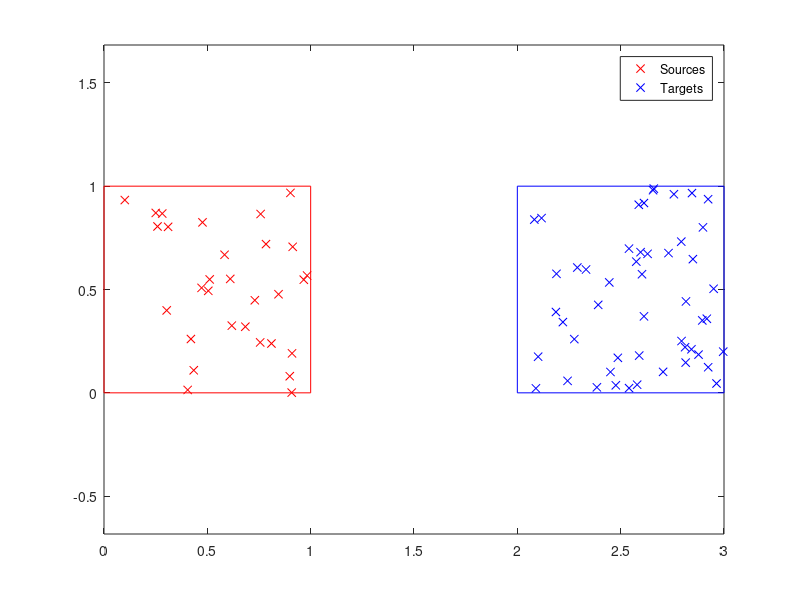
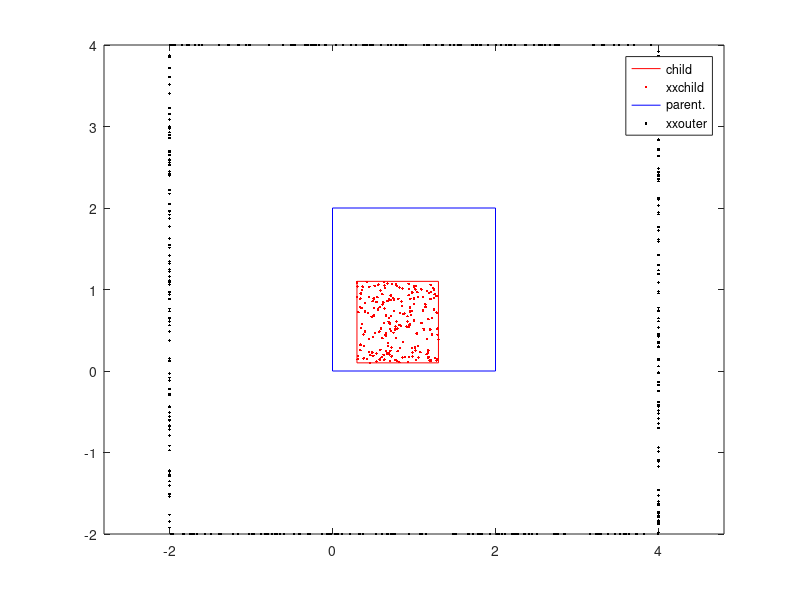

Write the MATLAB code that produced these figures, in order.
function main_T_ops_are_fun

rng('default')
rng(0)

nsrc  = 30;   % Number of sources
ntrg  = 50;   % Number of targets
p_fmm = 20;   % Order of multipole expansion

% Set the geometry of the source and target boxes.
box_geom_src = [1,0.5,0.5];
box_geom_trg = [1,2.5,0.5];

% Set the source and target locations by randomly dumping points in the boxes.
xxsrc = [box_geom_src(2) + box_geom_src(1)*(rand(1,nsrc)-0.5);...
         box_geom_src(3) + box_geom_src(1)*(rand(1,nsrc)-0.5)];
xxtrg = [box_geom_trg(2) + box_geom_trg(1)*(rand(1,ntrg)-0.5);...
         box_geom_trg(3) + box_geom_trg(1)*(rand(1,ntrg)-0.5)];

% Compute the various operators.
A     = LOCAL_A_offd(xxtrg,xxsrc);
T_ofs = LOCAL_T_ofs(box_geom_src,p_fmm,xxsrc);
T_ifs = LOCAL_T_ifs(box_geom_trg,p_fmm,xxsrc);
T_ifo = LOCAL_T_ifo(box_geom_trg,box_geom_src,p_fmm);
T_tfi = LOCAL_T_tfi(xxtrg,box_geom_trg,p_fmm);
T_tfo = LOCAL_T_tfo(xxtrg,box_geom_src,p_fmm);

% Evaluate and print the errors.
fprintf(1,'p_fmm     = %3d                      ||ERR||           ||ERR||/||A||     max(max(abs(ERR)))\n',p_fmm)
ERR = A - real(T_tfo * T_ofs);
fprintf(1,'ERR = A - T_tfo *         T_ofs :    %12.5e      %12.5e      %12.5e\n',norm(ERR),norm(ERR)/norm(A),max(max(abs(ERR))))
ERR = A - real(T_tfi * T_ifo * T_ofs);
fprintf(1,'ERR = A - T_tfo *         T_ofs :    %12.5e      %12.5e      %12.5e\n',norm(ERR),norm(ERR)/norm(A),max(max(abs(ERR))))
ERR = A - real(T_tfi * T_ifs);
fprintf(1,'ERR = A - T_tfo *         T_ofs :    %12.5e      %12.5e      %12.5e\n',norm(ERR),norm(ERR)/norm(A),max(max(abs(ERR))))

% Set up a geometry for testing T_ofo and T_ifi.
box_geom_child = [1,0.8,0.6];
xx_child       = [box_geom_child(2) + box_geom_child(1)*(rand(1,200)-0.5);...
                box_geom_child(3) + box_geom_child(1)*(rand(1,200)-0.5)];
box_geom_parent = [2,  1,  1];
xx_outer_n   = [box_geom_parent(2) + 3.0*box_geom_parent(1)*(rand(1,100)-0.5);...
                box_geom_parent(3) + 1.5*box_geom_parent(1)*ones(1,100)];
xx_outer_s   = [box_geom_parent(2) + 3.0*box_geom_parent(1)*(rand(1,100)-0.5);...
                box_geom_parent(3) - 1.5*box_geom_parent(1)*ones(1,100)];
xx_outer_w   = [box_geom_parent(2) - 1.5*box_geom_parent(1)*ones(1,100);...
                box_geom_parent(3) + 3.0*box_geom_parent(1)*(rand(1,100)-0.5)];
xx_outer_e   = [box_geom_parent(2) + 1.5*box_geom_parent(1)*ones(1,100);...
                box_geom_parent(3) + 3.0*box_geom_parent(1)*(rand(1,100)-0.5)];
xx_outer     = [xx_outer_n,xx_outer_w,xx_outer_s,xx_outer_e];

fprintf(1,'Testing out-to-out and in-to-in.\n')
A     = LOCAL_A_offd(xx_outer,xx_child);
T_ofs = LOCAL_T_ofs(box_geom_child,p_fmm,xx_child);
T_ofo = LOCAL_T_ofo(box_geom_parent,box_geom_child,p_fmm);
T_tfo = LOCAL_T_tfo(xx_outer,box_geom_parent,p_fmm);
ERR = A - real(T_tfo * T_ofo * T_ofs);
fprintf(1,'ERR = A - T_tfo * T_ofo * T_ofs :    %12.5e      %12.5e      %12.5e\n',norm(ERR),norm(ERR)/norm(A),max(max(abs(ERR))))
A     = LOCAL_A_offd(xx_child,xx_outer);
T_ifs = LOCAL_T_ifs(box_geom_parent,p_fmm,xx_outer);
T_ifi = LOCAL_T_ifi(box_geom_child,box_geom_parent,p_fmm);
T_tfi = LOCAL_T_tfi(xx_child,box_geom_child,p_fmm);
ERR = A - real(T_tfi * T_ifi * T_ifs);
fprintf(1,'ERR = A - T_tfi * T_ifi * T_ifs :    %12.5e      %12.5e      %12.5e\n',norm(ERR),norm(ERR)/norm(A),max(max(abs(ERR))))

figure(1)
plot(xxsrc(1,:),xxsrc(2,:),'rx',...
     xxtrg(1,:),xxtrg(2,:),'bx',...
     box_geom_src(2) + box_geom_src(1)*[-0.5,0.5,0.5,-0.5,-0.5],...
     box_geom_src(3) + box_geom_src(1)*[-0.5,-0.5,0.5,0.5,-0.5],'r',...
     box_geom_trg(2) + box_geom_trg(1)*[-0.5,0.5,0.5,-0.5,-0.5],...
     box_geom_trg(3) + box_geom_trg(1)*[-0.5,-0.5,0.5,0.5,-0.5],'b')
legend('Sources','Targets')
axis equal
figure(2)
plot(box_geom_child(2) + box_geom_child(1)*[-0.5,0.5,0.5,-0.5,-0.5],...
     box_geom_child(3) + box_geom_child(1)*[-0.5,-0.5,0.5,0.5,-0.5],'-r',...
     xx_child(1,:),xx_child(2,:),'r.',...
     box_geom_parent(2) + box_geom_parent(1)*[-0.5,0.5,0.5,-0.5,-0.5],...
     box_geom_parent(3) + box_geom_parent(1)*[-0.5,-0.5,0.5,0.5,-0.5],'-b',...
     xx_outer(1,:),xx_outer(2,:),'k.')
legend('child','xxchild','parent.','xxouter')
axis equal

return

%%%%%%%%%%%%%%%%%%%%%%%%%%%%%%%%%%%%%%%%%%%%%%%%%%%%%%%%%%%%%%%%%%%%%%%%%%%

function T = LOCAL_T_ofs(box_geom_src,p_fmm,xxsrc)

nsrc = size(xxsrc,2);
dd   = ones(p_fmm,1)*((xxsrc(1,:)-box_geom_src(2)) + 1i*(xxsrc(2,:) - box_geom_src(3)));
PP   = ((1:p_fmm)')*ones(1,nsrc);
T    = [ ones(1,nsrc); -(1./PP).*(dd.^PP)];
  
return

%%%%%%%%%%%%%%%%%%%%%%%%%%%%%%%%%%%%%%%%%%%%%%%%%%%%%%%%%%%%%%%%%%%%%%%%%%%%%%%%%%%%%%%%%%%%%%%%%%%

function T = LOCAL_T_tfi(xxtrg,box_geom,p_fmm)

ntrg = size(xxtrg,2);
dd = ((xxtrg(1,:)-box_geom(2)) + 1i*(xxtrg(2,:) - box_geom(3))).' * ones(1,p_fmm);
PP = ones(ntrg,1)*(1:p_fmm);
T  = [ones(ntrg,1),dd.^PP];

return

%%%%%%%%%%%%%%%%%%%%%%%%%%%%%%%%%%%%%%%%%%%%%%%%%%%%%%%%%%%%%%%%%%%%%%%%%%%%%%%%%%%%%%%%%%%%%%%%%%%

function T = LOCAL_T_tfo(xxtrg,box_geom,p_fmm)

ntrg = size(xxtrg,2);
PP   = ones(ntrg,1)*(1:p_fmm);
dd   = ((xxtrg(1,:)-box_geom(2)) + 1i*(xxtrg(2,:)-box_geom(3))).';
T    = [log(dd), 1./((dd*ones(1,p_fmm)).^PP)];
  
return
%%%%%%%%%%%%%%%%%%%%%%%%%%%%%%%%%%%%%%%%%%%%%%%%%%%%%%%%%%%%%%%%%%%%%%%%%%%%%%%%%%%%%%%%%%%%%%%%%%%

function T = LOCAL_T_ifs(box_geom_trg,p_fmm,xxsrc)

nsrc = size(xxsrc,2);
dd   = (xxsrc(1,:) - box_geom_trg(2)) + 1i*(xxsrc(2,:)-box_geom_trg(3));
PP   = ((1:p_fmm)')*ones(1,nsrc);
T    = [log(-dd); -1./(PP.*((ones(p_fmm,1)*dd).^PP))];

return

%%%%%%%%%%%%%%%%%%%%%%%%%%%%%%%%%%%%%%%%%%%%%%%%%%%%%%%%%%%%%%%%%%%%%%%%%%%%%%%%%%%%%%%%%%%%%%%%%%%

function T = LOCAL_T_ofo(box_geom_parent,box_geom_child,p_fmm)

cparent1  = box_geom_parent(2);
cparent2  = box_geom_parent(3);

cchild1  = box_geom_child(2);
cchild2  = box_geom_child(3);

dd     = (cchild1-cparent1) + 1i*(cchild2-cparent2);

[jj,ii] = meshgrid(0:(p_fmm-1));
X       = tril(dd.^max(ii-jj,0));
Y       = LOCAL_binomial(ii,min(ii,jj));
i_vec   = (1:p_fmm)';
t_vec   = -(1./i_vec).*(dd.^i_vec);
T       = [1,     zeros(1,p_fmm);...
           t_vec, X.*Y];

return

%%%%%%%%%%%%%%%%%%%%%%%%%%%%%%%%%%%%%%%%%%%%%%%%%%%%%%%%%%%%%%%%%%%%%%%%%%%%%%%%%%%%%%%%%%%%%%%%%%%

function T = LOCAL_T_ifi(box_geom_child,box_geom_parent,p_fmm)

cparent1  = box_geom_parent(2);
cparent2  = box_geom_parent(3);

cchild1  = box_geom_child(2);
cchild2  = box_geom_child(3);

dd      = (cchild1-cparent1) + 1i*(cchild2-cparent2);
[jj,ii] = meshgrid(0:p_fmm);
X       = triu(dd.^max(jj-ii,0));
Y       = LOCAL_binomial(jj,min(ii,jj));
T       = X.*Y;

return

%%%%%%%%%%%%%%%%%%%%%%%%%%%%%%%%%%%%%%%%%%%%%%%%%%%%%%%%%%%%%%%%%%%%%%%%%%%%%%%%%%%%%%%%%%%%%%%%%%%

function T = LOCAL_T_ifo(box_geom_trg,box_geom_src,p_fmm)

ct1  = box_geom_trg(2);
ct2  = box_geom_trg(3);

cs1  = box_geom_src(2);
cs2  = box_geom_src(3);

T    = ones(p_fmm+1,p_fmm+1);
dd   = (cs1-ct1) + 1i*(cs2-ct2);

% Construct the 1-1-element.
T(1,1) = log(-dd);

% Construct the top row;
jj = 1:p_fmm;
T(1,2:(p_fmm+1)) = ((-1).^jj)./((dd*ones(1,p_fmm)).^jj);

% Construct the left-most diagonal. 
ii = (1:p_fmm)';
T(2:(p_fmm+1),1) = -1./(ii.*((dd*ones(p_fmm,1)).^ii));

% Construct the "bulk" of the matrix
[JJ,II] = meshgrid(1:p_fmm);
T(2:(p_fmm+1),2:(p_fmm+1)) = ((-1).^JJ) .* LOCAL_binomial(II+JJ-1,JJ-1) .* (1./((dd*ones(p_fmm,p_fmm)).^(II+JJ)));

return

%%%%%%%%%%%%%%%%%%%%%%%%%%%%%%%%%%%%%%%%%%%%%%%%%%%%%%%%%%%%%%%%%%%%%%%%%%%%%%%%%%%%%%%%%%%%%%%%%%%

function c = LOCAL_binomial(n, k)

c = exp(gammaln(n+1) - gammaln(k+1) - gammaln(n-k+1));  % binomial coefficient
i = n == floor(n + .5) & k == floor(k + .5);
c(i) = floor(c(i) + .5);                                % number of combinations

return

%%%%%%%%%%%%%%%%%%%%%%%%%%%%%%%%%%%%%%%%%%%%%%%%%%%%%%%%%%%%%%%%%%%%%%%%%%%%%%%%%%%%%%%%%%%%%%%%%%%%%%%%

function A = LOCAL_A_offd(xxtrg,xxsrc)

ntrg   = size(xxtrg,2);
nsrc   = size(xxsrc,2);
zztrg  = xxtrg(1,:) + 1i*xxtrg(2,:);
zzsrc  = xxsrc(1,:) + 1i*xxsrc(2,:);
dd     = zztrg.' * ones(1,nsrc) - ones(ntrg,1)*zzsrc;

ddsq = dd.*conj(dd);
A    = 0.5*log(ddsq);
  
return

%%%%%%%%%%%%%%%%%%%%%%%%%%%%%%%%%%%%%%%%%%%%%%%%%%%%%%%%%%%%%%%%%%%%%%%%%%%

